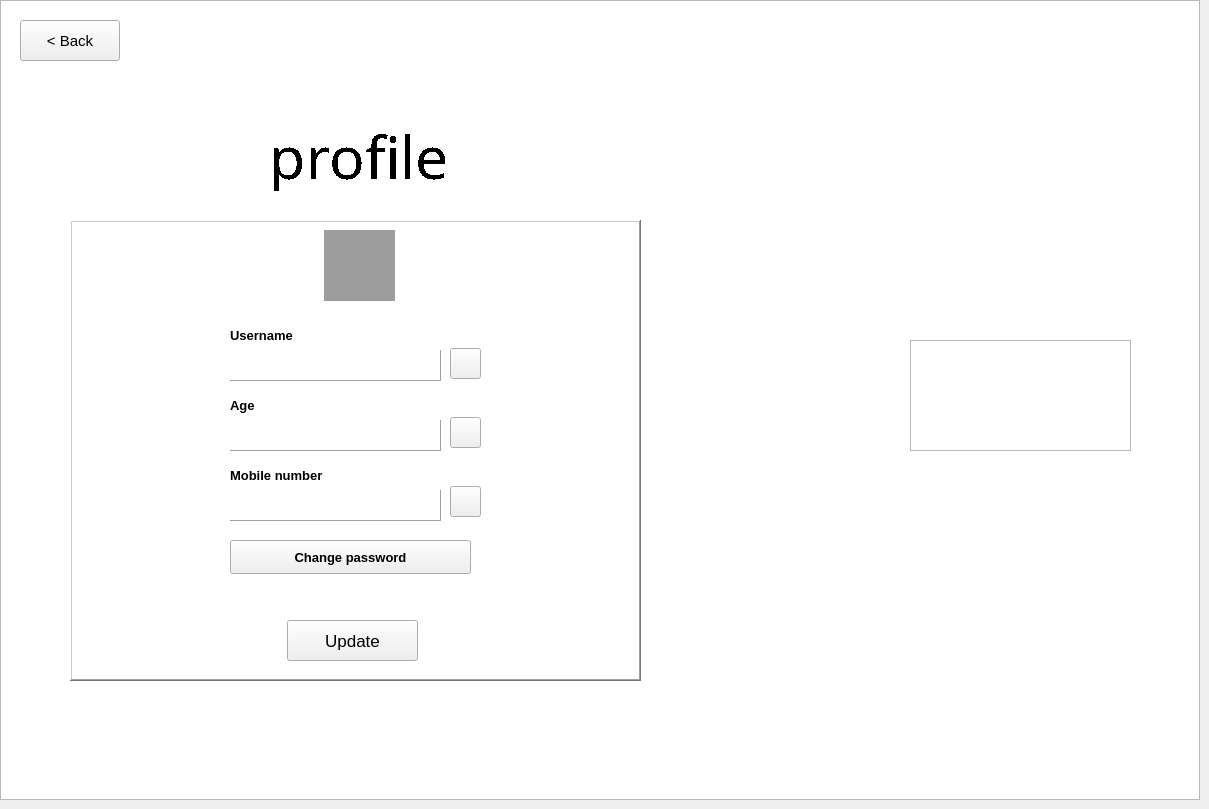
    <widget class="QWidget" name="userEditProfilePage">
     <widget class="QGraphicsView" name="graphicsView_31">
      <property name="geometry">
       <rect>
        <x>910</x>
        <y>340</y>
        <width>221</width>
        <height>111</height>
       </rect>
      </property>
      <property name="styleSheet">
       <string notr="true">border-image: url(:/new/prefix1/logo.png);</string>
      </property>
     </widget>
     <widget class="QGraphicsView" name="graphicsView_32">
      <property name="geometry">
       <rect>
        <x>0</x>
        <y>0</y>
        <width>1200</width>
        <height>800</height>
       </rect>
      </property>
      <property name="styleSheet">
       <string notr="true">border-image: url(:/new/prefix1/sdasd.jpg);</string>
      </property>
     </widget>
     <widget class="QLabel" name="label_27">
      <property name="geometry">
       <rect>
        <x>224</x>
        <y>120</y>
        <width>271</width>
        <height>71</height>
       </rect>
      </property>
      <property name="font">
       <font>
        <family>Stencil</family>
        <pointsize>44</pointsize>
        <weight>50</weight>
        <bold>false</bold>
        <strikeout>false</strikeout>
        <stylestrategy>NoAntialias</stylestrategy>
        <kerning>true</kerning>
       </font>
      </property>
      <property name="styleSheet">
       <string notr="true">color: rgb(0, 0, 0);</string>
      </property>
      <property name="text">
       <string>profile</string>
      </property>
      <property name="alignment">
       <set>Qt::AlignCenter</set>
      </property>
     </widget>
     <widget class="QGraphicsView" name="graphicsView_33">
      <property name="geometry">
       <rect>
        <x>70</x>
        <y>220</y>
        <width>571</width>
        <height>461</height>
       </rect>
      </property>
      <property name="frameShape">
       <enum>QFrame::WinPanel</enum>
      </property>
      <property name="frameShadow">
       <enum>QFrame::Raised</enum>
      </property>
     </widget>
     <widget class="QLabel" name="userGenderShowLable">
      <property name="geometry">
       <rect>
        <x>324</x>
        <y>230</y>
        <width>71</width>
        <height>71</height>
       </rect>
      </property>
      <property name="styleSheet">
       <string notr="true">background-color: rgb(157, 157, 157);</string>
      </property>
      <property name="text">
       <string/>
      </property>
     </widget>
     <widget class="QLabel" name="label_20">
      <property name="geometry">
       <rect>
        <x>230</x>
        <y>320</y>
        <width>71</width>
        <height>31</height>
       </rect>
      </property>
      <property name="font">
       <font>
        <pointsize>10</pointsize>
        <weight>75</weight>
        <bold>true</bold>
       </font>
      </property>
      <property name="text">
       <string>Username</string>
      </property>
     </widget>
     <widget class="QLabel" name="usernameLable">
      <property name="geometry">
       <rect>
        <x>230</x>
        <y>350</y>
        <width>211</width>
        <height>31</height>
       </rect>
      </property>
      <property name="font">
       <font>
        <pointsize>12</pointsize>
       </font>
      </property>
      <property name="frameShape">
       <enum>QFrame::Panel</enum>
      </property>
      <property name="frameShadow">
       <enum>QFrame::Raised</enum>
      </property>
      <property name="text">
       <string/>
      </property>
     </widget>
     <widget class="QLabel" name="userAgeLable">
      <property name="geometry">
       <rect>
        <x>230</x>
        <y>420</y>
        <width>211</width>
        <height>31</height>
       </rect>
      </property>
      <property name="font">
       <font>
        <pointsize>12</pointsize>
       </font>
      </property>
      <property name="frameShape">
       <enum>QFrame::Panel</enum>
      </property>
      <property name="frameShadow">
       <enum>QFrame::Raised</enum>
      </property>
      <property name="text">
       <string/>
      </property>
     </widget>
     <widget class="QLabel" name="label_32">
      <property name="geometry">
       <rect>
        <x>230</x>
        <y>390</y>
        <width>71</width>
        <height>31</height>
       </rect>
      </property>
      <property name="font">
       <font>
        <pointsize>10</pointsize>
        <weight>75</weight>
        <bold>true</bold>
       </font>
      </property>
      <property name="text">
       <string>Age</string>
      </property>
     </widget>
     <widget class="QLabel" name="userMobileNumberLable">
      <property name="geometry">
       <rect>
        <x>230</x>
        <y>490</y>
        <width>211</width>
        <height>31</height>
       </rect>
      </property>
      <property name="font">
       <font>
        <pointsize>12</pointsize>
       </font>
      </property>
      <property name="frameShape">
       <enum>QFrame::Panel</enum>
      </property>
      <property name="frameShadow">
       <enum>QFrame::Raised</enum>
      </property>
      <property name="text">
       <string/>
      </property>
     </widget>
     <widget class="QLabel" name="label_34">
      <property name="geometry">
       <rect>
        <x>230</x>
        <y>460</y>
        <width>111</width>
        <height>31</height>
       </rect>
      </property>
      <property name="font">
       <font>
        <pointsize>10</pointsize>
        <weight>75</weight>
        <bold>true</bold>
       </font>
      </property>
      <property name="text">
       <string>Mobile number</string>
      </property>
     </widget>
     <widget class="QPushButton" name="usernameEditButton">
      <property name="geometry">
       <rect>
        <x>450</x>
        <y>348</y>
        <width>31</width>
        <height>31</height>
       </rect>
      </property>
      <property name="cursor">
       <cursorShape>PointingHandCursor</cursorShape>
      </property>
      <property name="styleSheet">
       <string notr="true">border-image: url(:/new/prefix1/edit (1).png);</string>
      </property>
      <property name="text">
       <string/>
      </property>
     </widget>
     <widget class="QPushButton" name="userAgeEditButton">
      <property name="geometry">
       <rect>
        <x>450</x>
        <y>417</y>
        <width>31</width>
        <height>31</height>
       </rect>
      </property>
      <property name="cursor">
       <cursorShape>PointingHandCursor</cursorShape>
      </property>
      <property name="styleSheet">
       <string notr="true">border-image: url(:/new/prefix1/edit (1).png);</string>
      </property>
      <property name="text">
       <string/>
      </property>
     </widget>
     <widget class="QPushButton" name="mobileNumberEditButton">
      <property name="geometry">
       <rect>
        <x>450</x>
        <y>486</y>
        <width>31</width>
        <height>31</height>
       </rect>
      </property>
      <property name="cursor">
       <cursorShape>PointingHandCursor</cursorShape>
      </property>
      <property name="styleSheet">
       <string notr="true">border-image: url(:/new/prefix1/edit (1).png);</string>
      </property>
      <property name="text">
       <string/>
      </property>
     </widget>
     <widget class="QPushButton" name="profileBackButton">
      <property name="geometry">
       <rect>
        <x>20</x>
        <y>20</y>
        <width>100</width>
        <height>41</height>
       </rect>
      </property>
      <property name="font">
       <font>
        <pointsize>11</pointsize>
        <weight>50</weight>
        <bold>false</bold>
       </font>
      </property>
      <property name="cursor">
       <cursorShape>PointingHandCursor</cursorShape>
      </property>
      <property name="text">
       <string>&lt; Back</string>
      </property>
     </widget>
     <widget class="QPushButton" name="userProfileUpdateButton">
      <property name="geometry">
       <rect>
        <x>287</x>
        <y>620</y>
        <width>131</width>
        <height>41</height>
       </rect>
      </property>
      <property name="font">
       <font>
        <family>MS Shell Dlg 2</family>
        <pointsize>13</pointsize>
        <weight>50</weight>
        <bold>false</bold>
       </font>
      </property>
      <property name="cursor">
       <cursorShape>PointingHandCursor</cursorShape>
      </property>
      <property name="text">
       <string>Update</string>
      </property>
     </widget>
     <widget class="QPushButton" name="pushButton_2">
      <property name="geometry">
       <rect>
        <x>230</x>
        <y>540</y>
        <width>241</width>
        <height>34</height>
       </rect>
      </property>
      <property name="font">
       <font>
        <pointsize>10</pointsize>
        <weight>75</weight>
        <bold>true</bold>
       </font>
      </property>
      <property name="cursor">
       <cursorShape>PointingHandCursor</cursorShape>
      </property>
      <property name="text">
       <string>Change password</string>
      </property>
     </widget>
     <zorder>graphicsView_32</zorder>
     <zorder>graphicsView_31</zorder>
     <zorder>label_27</zorder>
     <zorder>graphicsView_33</zorder>
     <zorder>userGenderShowLable</zorder>
     <zorder>label_20</zorder>
     <zorder>usernameLable</zorder>
     <zorder>userAgeLable</zorder>
     <zorder>label_32</zorder>
     <zorder>userMobileNumberLable</zorder>
     <zorder>label_34</zorder>
     <zorder>usernameEditButton</zorder>
     <zorder>userAgeEditButton</zorder>
     <zorder>mobileNumberEditButton</zorder>
     <zorder>profileBackButton</zorder>
     <zorder>userProfileUpdateButton</zorder>
     <zorder>pushButton_2</zorder>
    </widget>
